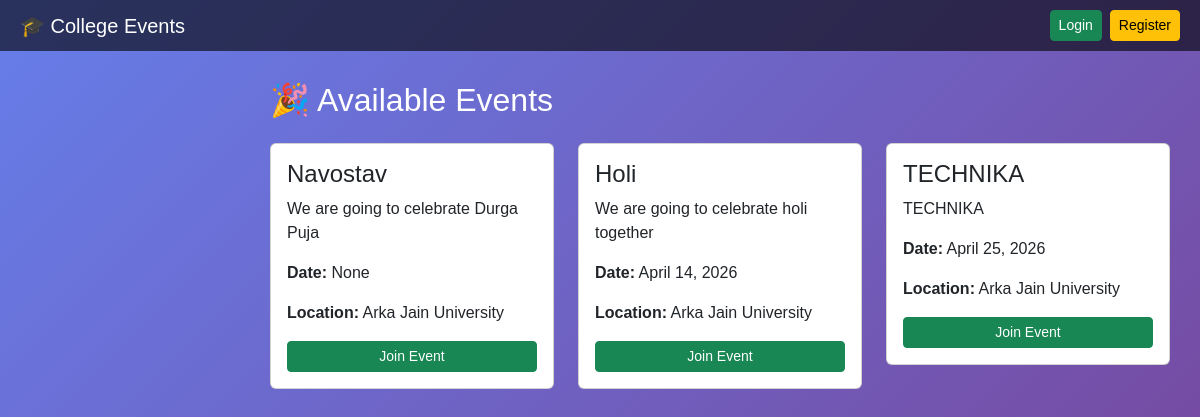
Screenshot of /events/ with the database file from the repository.
### events/models.py (models this page shows, shortened)
class Event(models.Model):
    title = models.CharField(max_length=200)
    description = models.TextField()
    date = models.DateTimeField()
    location = models.CharField(max_length=200)
    created_by = models.ForeignKey(User, on_delete=models.CASCADE)
    title = models.CharField(max_length=200)
    date = models.DateField()
    is_paid = models.BooleanField(default=False)
    price = models.IntegerField(default=0)

### events/views.py (the view)
# urls.py: path('events/', views.event_list, name='event_list'),
def event_list(request):
    events = Event.objects.all()
    return render(request, 'events/event_list.html', {'events': events})

### events/templates/events/event_list.html
{% extends 'events/base.html' %}
{% block content %}
<h2 class="text-white mb-4">🎉 Available Events</h2>
<div class="row">
    {% for event in events %}
    <div class="col-md-4">
        <div class="card p-3 mb-4">
            <h4>{{ event.title }}</h4>
            <p>{{ event.description }}</p>
            <p><strong>Date:</strong> {{ event.date }}</p>
            <p><strong>Location:</strong> {{ event.location }}</p>
            <a href="{% url 'register_event' event.id %}" class="btn btn-success btn-sm">
    Join Event
</a>
        </div>
    </div>
    {% endfor %}
</div>
{% endblock %}

### events/templates/events/base.html (shortened to what this page needs)
<!DOCTYPE html>
<html>
<head>
    <link href="https://cdn.jsdelivr.net/npm/bootstrap@5.3.0/dist/css/bootstrap.min.css" rel="stylesheet">
    <link rel="stylesheet" href="https://cdnjs.cloudflare.com/ajax/libs/animate.css/4.1.1/animate.min.css"/>
</head>
<body>
<div class="topbar d-flex justify-content-between align-items-center">
    <h5 class="text-white m-0">🎓 College Events</h5>
    <div class="d-flex align-items-center gap-2">
        {% if user.is_authenticated %}
        <div class="dropdown">
            <button class="btn btn-warning btn-sm dropdown-toggle" data-bs-toggle="dropdown">
                🔔
            </button>
            <div class="dropdown-menu dropdown-menu-end p-2 notification-box">
                <h6 class="dropdown-header">Notifications</h6>
                {% for note in notifications %}
                    <div class="dropdown-item small">
                        {{ note.message }}
                    </div>
                {% empty %}
                    <div class="dropdown-item text-muted">
                        No notifications
                    </div>
                {% endfor %}
            </div>
        </div>
        <span class="text-white">👤 {{ user.username }}</span>
        <form action="{% url 'logout' %}" method="post">
            {% csrf_token %}
            <button type="submit" class="btn btn-danger btn-sm">Logout</button>
        </form>
        {% else %}
            <a href="/login/" class="btn btn-success btn-sm">Login</a>
            <a href="/register/" class="btn btn-warning btn-sm">Register</a>
        {% endif %}
    </div>
</div>
<div class="main-content animate__animated animate__fadeIn">
    {% block content %}{% endblock %}
</div>
</body>
</html>

### events/templates/events/base.html (style rules this page uses)
body { background: linear-gradient(135deg, #667eea, #764ba2); font-family: 'Poppins', sans-serif; margin: 0; }
.main-content { margin-left: 240px; padding: 30px; }
.topbar { background: rgba(0,0,0,0.6); padding: 10px 20px; }

### rows the page displays
Event: title "Navostav", description "We are going to celebrate Durga Puja", date "None", location "Arka Jain University"
Event: title "Holi", description "We are going to celebrate holi together", date "April 14, 2026", location "Arka Jain University"
Event: title "TECHNIKA", description "TECHNIKA", date "April 25, 2026", location "Arka Jain University"
